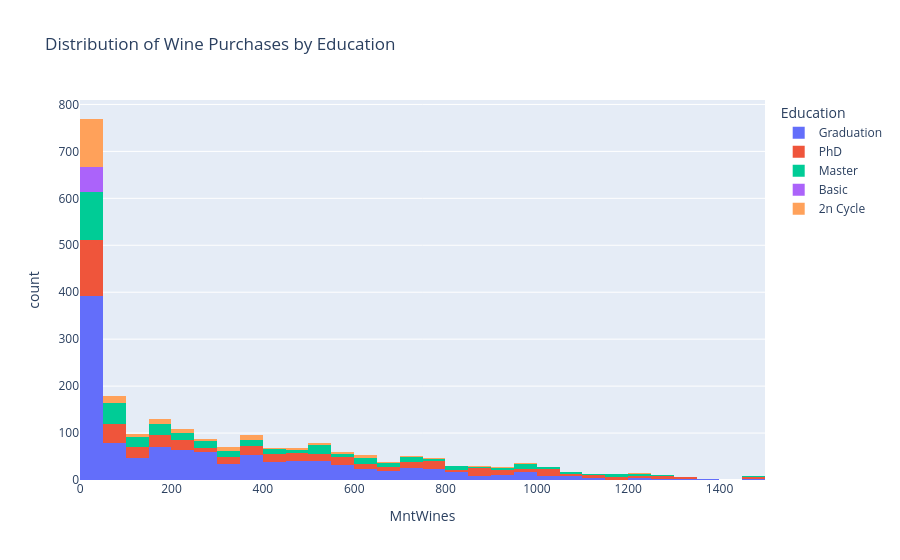
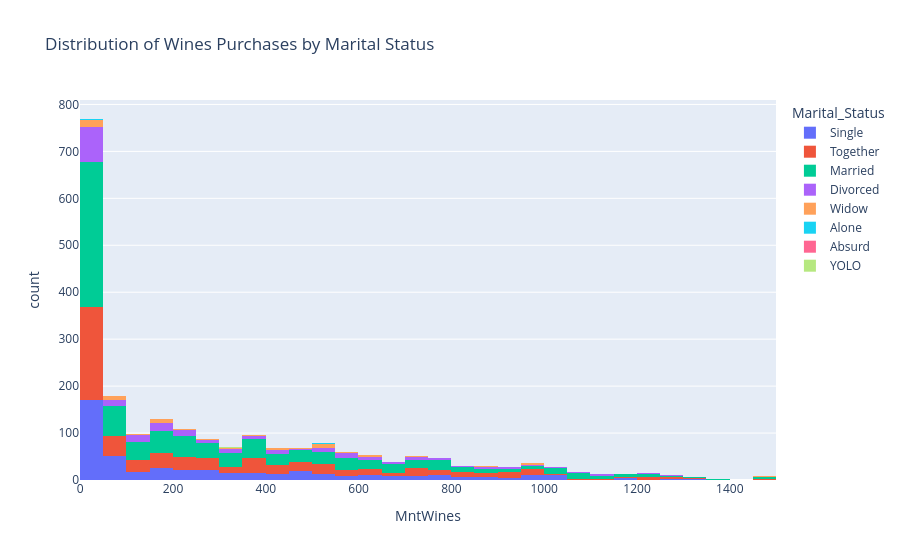
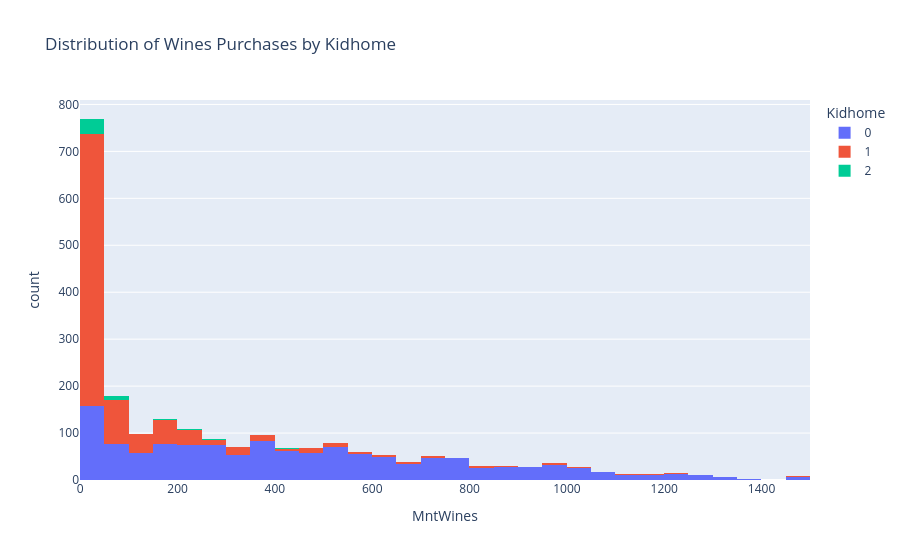
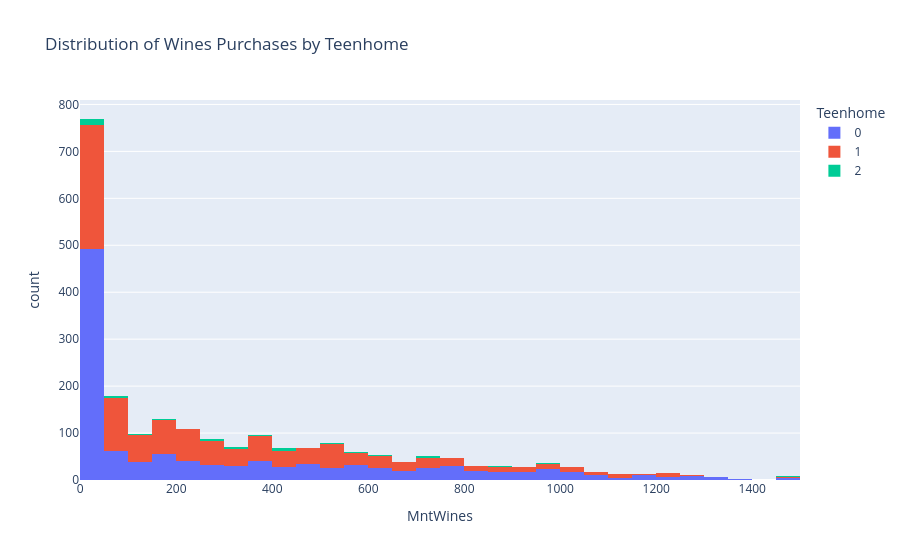

Source (notebook cell) for these figures, in order:
### Code cell
# Distribution of Wines Purchases based on Education , Marital_Status , Kidhome , Teenhome

fig1 = px.histogram(data_frame= data, x='MntWines', color='Education', title='Distribution of Wine Purchases by Education')
fig2 = px.histogram(data_frame= data, x='MntWines', color='Marital_Status', title='Distribution of Wines Purchases by Marital Status')
fig3 = px.histogram(data_frame= data, x='MntWines', color='Kidhome', title='Distribution of Wines Purchases by Kidhome')
fig4 = px.histogram(data_frame= data, x='MntWines', color='Teenhome', title='Distribution of Wines Purchases by Teenhome')

fig1.show()
fig2.show()
fig3.show()
fig4.show()


# CHECK USING T-TEST 

# Is there a significant difference in purchasing wines between customers who have Kid and those who do not?
customer_no_kid = data[data['Kidhome'] == 0]['MntWines']
customer_with_kid = data[data['Kidhome'] >= 1]['MntWines']

t_stat , p_value = scipy.stats.ttest_ind(a = customer_no_kid, b= customer_with_kid)

print('Result T-Test:\n')
if p_value < 0.05: 
    print("There is a significant difference in Purchasing Wines between Customers who have Kid and those who dont")
else: 
    print("There is no significant difference in Purchasing Wines between Customers who have Kid and those who dont")
print('\n\n')

# Is there a significant difference in purchasing wines between customers who have Kid and those who do not?
customer_no_teen = data[data['Teenhome'] == 0]['MntWines']
customer_with_teen = data[data['Teenhome'] >= 1]['MntWines']

print('Result T-Test:\n')
if p_value < 0.05: 
    print("There is a significant difference in Purchasing Wines between Customers who have Teen and those who dont")
else: 
    print("There is no significant difference in Purchasing Wines between Customers who have Teen and those who dont")

### Figure 1 — Plotly figure (JSON) as saved in the notebook; plotly's stock layout.template omitted (floating-point values rounded to 4 significant figures; data arrays with more than 128 entries replaced by an {"elided": "..."} marker saying what was removed)
{"data": [{"alignmentgroup": "True", "bingroup": "x", "hovertemplate": "Education=Graduation<br>MntWines=%{x}<br>count=%{y}<extra></extra>", "legendgroup": "Graduation", "marker": {"color": "#636efa", "pattern": {"shape": ""}}, "name": "Graduation", "offsetgroup": "Graduation", "orientation": "v", "showlegend": true, "type": "histogram", "x": {"elided": "1127 int values"}, "xaxis": "x", "yaxis": "y"}, {"alignmentgroup": "True", "bingroup": "x", "hovertemplate": "Education=PhD<br>MntWines=%{x}<br>count=%{y}<extra></extra>", "legendgroup": "PhD", "marker": {"color": "#EF553B", "pattern": {"shape": ""}}, "name": "PhD", "offsetgroup": "PhD", "orientation": "v", "showlegend": true, "type": "histogram", "x": {"elided": "486 int values"}, "xaxis": "x", "yaxis": "y"}, {"alignmentgroup": "True", "bingroup": "x", "hovertemplate": "Education=Master<br>MntWines=%{x}<br>count=%{y}<extra></extra>", "legendgroup": "Master", "marker": {"color": "#00cc96", "pattern": {"shape": ""}}, "name": "Master", "offsetgroup": "Master", "orientation": "v", "showlegend": true, "type": "histogram", "x": {"elided": "370 int values"}, "xaxis": "x", "yaxis": "y"}, {"alignmentgroup": "True", "bingroup": "x", "hovertemplate": "Education=Basic<br>MntWines=%{x}<br>count=%{y}<extra></extra>", "legendgroup": "Basic", "marker": {"color": "#ab63fa", "pattern": {"shape": ""}}, "name": "Basic", "offsetgroup": "Basic", "orientation": "v", "showlegend": true, "type": "histogram", "x": [6, 1, 0, 1, 1, 4, 1, 16, 8, 2, 2, 1, 2, 0, 4, 0, 1, 7, 4, 2, 1, 0, 5, 6, 1, 1, 10, 7, 7, 2, 6, 2, 2, 1, 1, 6, 2, 9, 1, 3, 1, 0, 1, 228, 3, 0, 2, 4, 1, 1, 2, 4, 5, 3], "xaxis": "x", "yaxis": "y"}, {"alignmentgroup": "True", "bingroup": "x", "hovertemplate": "Education=2n Cycle<br>MntWines=%{x}<br>count=%{y}<extra></extra>", "legendgroup": "2n Cycle", "marker": {"color": "#FFA15A", "pattern": {"shape": ""}}, "name": "2n Cycle", "offsetgroup": "2n Cycle", "orientation": "v", "showlegend": true, "type": "histogram", "x": {"elided": "203 int values"}, "xaxis": "x", "yaxis": "y"}], "layout": {"barmode": "relative", "legend": {"title": {"text": "Education"}, "tracegroupgap": 0}, "title": {"text": "Distribution of Wine Purchases by Education"}, "xaxis": {"anchor": "y", "domain": [0, 1], "title": {"text": "MntWines"}}, "yaxis": {"anchor": "x", "domain": [0, 1], "title": {"text": "count"}}}}

### Figure 2 — Plotly figure (JSON) as saved in the notebook; plotly's stock layout.template omitted (floating-point values rounded to 4 significant figures; data arrays with more than 128 entries replaced by an {"elided": "..."} marker saying what was removed)
{"data": [{"alignmentgroup": "True", "bingroup": "x", "hovertemplate": "Marital_Status=Single<br>MntWines=%{x}<br>count=%{y}<extra></extra>", "legendgroup": "Single", "marker": {"color": "#636efa", "pattern": {"shape": ""}}, "name": "Single", "offsetgroup": "Single", "orientation": "v", "showlegend": true, "type": "histogram", "x": {"elided": "480 int values"}, "xaxis": "x", "yaxis": "y"}, {"alignmentgroup": "True", "bingroup": "x", "hovertemplate": "Marital_Status=Together<br>MntWines=%{x}<br>count=%{y}<extra></extra>", "legendgroup": "Together", "marker": {"color": "#EF553B", "pattern": {"shape": ""}}, "name": "Together", "offsetgroup": "Together", "orientation": "v", "showlegend": true, "type": "histogram", "x": {"elided": "580 int values"}, "xaxis": "x", "yaxis": "y"}, {"alignmentgroup": "True", "bingroup": "x", "hovertemplate": "Marital_Status=Married<br>MntWines=%{x}<br>count=%{y}<extra></extra>", "legendgroup": "Married", "marker": {"color": "#00cc96", "pattern": {"shape": ""}}, "name": "Married", "offsetgroup": "Married", "orientation": "v", "showlegend": true, "type": "histogram", "x": {"elided": "864 int values"}, "xaxis": "x", "yaxis": "y"}, {"alignmentgroup": "True", "bingroup": "x", "hovertemplate": "Marital_Status=Divorced<br>MntWines=%{x}<br>count=%{y}<extra></extra>", "legendgroup": "Divorced", "marker": {"color": "#ab63fa", "pattern": {"shape": ""}}, "name": "Divorced", "offsetgroup": "Divorced", "orientation": "v", "showlegend": true, "type": "histogram", "x": {"elided": "232 int values"}, "xaxis": "x", "yaxis": "y"}, {"alignmentgroup": "True", "bingroup": "x", "hovertemplate": "Marital_Status=Widow<br>MntWines=%{x}<br>count=%{y}<extra></extra>", "legendgroup": "Widow", "marker": {"color": "#FFA15A", "pattern": {"shape": ""}}, "name": "Widow", "offsetgroup": "Widow", "orientation": "v", "showlegend": true, "type": "histogram", "x": [55, 245, 546, 505, 182, 901, 395, 1, 15, 512, 43, 400, 161, 112, 4, 24, 815, 162, 63, 416, 1060, 55, 162, 5, 625, 445, 371, 67, 445, 19, 860, 205, 5, 953, 12, 27, 158, 508, 735, 1298, 341, 62, 13, 972, 508, 332, 431, 293, 595, 67, 50, 19, 612, 861, 380, 15, 267, 167, 488, 100, 953, 710, 344, 605, 67, 1462, 526, 618, 526, 544, 3, 532, 189, 154, 154, 570, 332], "xaxis": "x", "yaxis": "y"}, {"alignmentgroup": "True", "bingroup": "x", "hovertemplate": "Marital_Status=Alone<br>MntWines=%{x}<br>count=%{y}<extra></extra>", "legendgroup": "Alone", "marker": {"color": "#19d3f3", "pattern": {"shape": ""}}, "name": "Alone", "offsetgroup": "Alone", "orientation": "v", "showlegend": true, "type": "histogram", "x": [534, 15, 5], "xaxis": "x", "yaxis": "y"}, {"alignmentgroup": "True", "bingroup": "x", "hovertemplate": "Marital_Status=Absurd<br>MntWines=%{x}<br>count=%{y}<extra></extra>", "legendgroup": "Absurd", "marker": {"color": "#FF6692", "pattern": {"shape": ""}}, "name": "Absurd", "offsetgroup": "Absurd", "orientation": "v", "showlegend": true, "type": "histogram", "x": [471, 240], "xaxis": "x", "yaxis": "y"}, {"alignmentgroup": "True", "bingroup": "x", "hovertemplate": "Marital_Status=YOLO<br>MntWines=%{x}<br>count=%{y}<extra></extra>", "legendgroup": "YOLO", "marker": {"color": "#B6E880", "pattern": {"shape": ""}}, "name": "YOLO", "offsetgroup": "YOLO", "orientation": "v", "showlegend": true, "type": "histogram", "x": [322, 322], "xaxis": "x", "yaxis": "y"}], "layout": {"barmode": "relative", "legend": {"title": {"text": "Marital_Status"}, "tracegroupgap": 0}, "title": {"text": "Distribution of Wines Purchases by Marital Status"}, "xaxis": {"anchor": "y", "domain": [0, 1], "title": {"text": "MntWines"}}, "yaxis": {"anchor": "x", "domain": [0, 1], "title": {"text": "count"}}}}

### Figure 3 — Plotly figure (JSON) as saved in the notebook; plotly's stock layout.template omitted (floating-point values rounded to 4 significant figures; data arrays with more than 128 entries replaced by an {"elided": "..."} marker saying what was removed)
{"data": [{"alignmentgroup": "True", "bingroup": "x", "hovertemplate": "Kidhome=0<br>MntWines=%{x}<br>count=%{y}<extra></extra>", "legendgroup": "0", "marker": {"color": "#636efa", "pattern": {"shape": ""}}, "name": "0", "offsetgroup": "0", "orientation": "v", "showlegend": true, "type": "histogram", "x": {"elided": "1293 int values"}, "xaxis": "x", "yaxis": "y"}, {"alignmentgroup": "True", "bingroup": "x", "hovertemplate": "Kidhome=1<br>MntWines=%{x}<br>count=%{y}<extra></extra>", "legendgroup": "1", "marker": {"color": "#EF553B", "pattern": {"shape": ""}}, "name": "1", "offsetgroup": "1", "orientation": "v", "showlegend": true, "type": "histogram", "x": {"elided": "899 int values"}, "xaxis": "x", "yaxis": "y"}, {"alignmentgroup": "True", "bingroup": "x", "hovertemplate": "Kidhome=2<br>MntWines=%{x}<br>count=%{y}<extra></extra>", "legendgroup": "2", "marker": {"color": "#00cc96", "pattern": {"shape": ""}}, "name": "2", "offsetgroup": "2", "orientation": "v", "showlegend": true, "type": "histogram", "x": [48, 230, 9, 53, 73, 5, 18, 85, 2, 12, 11, 8, 25, 33, 19, 11, 73, 5, 25, 27, 14, 1, 212, 292, 8, 374, 6, 9, 189, 20, 59, 292, 41, 46, 173, 27, 20, 7, 406, 30, 35, 8, 51, 68, 17, 4, 3, 406], "xaxis": "x", "yaxis": "y"}], "layout": {"barmode": "relative", "legend": {"title": {"text": "Kidhome"}, "tracegroupgap": 0}, "title": {"text": "Distribution of Wines Purchases by Kidhome"}, "xaxis": {"anchor": "y", "domain": [0, 1], "title": {"text": "MntWines"}}, "yaxis": {"anchor": "x", "domain": [0, 1], "title": {"text": "count"}}}}

### Figure 4 — Plotly figure (JSON) as saved in the notebook; plotly's stock layout.template omitted (floating-point values rounded to 4 significant figures; data arrays with more than 128 entries replaced by an {"elided": "..."} marker saying what was removed)
{"data": [{"alignmentgroup": "True", "bingroup": "x", "hovertemplate": "Teenhome=0<br>MntWines=%{x}<br>count=%{y}<extra></extra>", "legendgroup": "0", "marker": {"color": "#636efa", "pattern": {"shape": ""}}, "name": "0", "offsetgroup": "0", "orientation": "v", "showlegend": true, "type": "histogram", "x": {"elided": "1158 int values"}, "xaxis": "x", "yaxis": "y"}, {"alignmentgroup": "True", "bingroup": "x", "hovertemplate": "Teenhome=1<br>MntWines=%{x}<br>count=%{y}<extra></extra>", "legendgroup": "1", "marker": {"color": "#EF553B", "pattern": {"shape": ""}}, "name": "1", "offsetgroup": "1", "orientation": "v", "showlegend": true, "type": "histogram", "x": {"elided": "1030 int values"}, "xaxis": "x", "yaxis": "y"}, {"alignmentgroup": "True", "bingroup": "x", "hovertemplate": "Teenhome=2<br>MntWines=%{x}<br>count=%{y}<extra></extra>", "legendgroup": "2", "marker": {"color": "#00cc96", "pattern": {"shape": ""}}, "name": "2", "offsetgroup": "2", "orientation": "v", "showlegend": true, "type": "histogram", "x": [96, 856, 295, 598, 295, 8, 520, 554, 738, 317, 269, 416, 370, 10, 164, 335, 238, 410, 100, 327, 92, 144, 28, 411, 1279, 22, 421, 151, 986, 743, 28, 27, 35, 615, 24, 347, 622, 169, 14, 411, 733, 269, 1459, 593, 612, 734, 81, 369, 8, 433, 24, 21], "xaxis": "x", "yaxis": "y"}], "layout": {"barmode": "relative", "legend": {"title": {"text": "Teenhome"}, "tracegroupgap": 0}, "title": {"text": "Distribution of Wines Purchases by Teenhome"}, "xaxis": {"anchor": "y", "domain": [0, 1], "title": {"text": "MntWines"}}, "yaxis": {"anchor": "x", "domain": [0, 1], "title": {"text": "count"}}}}
